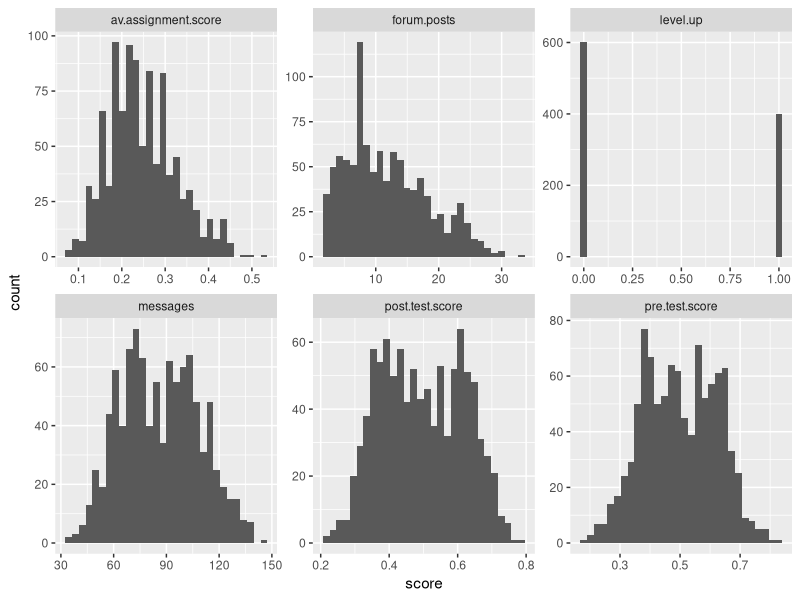
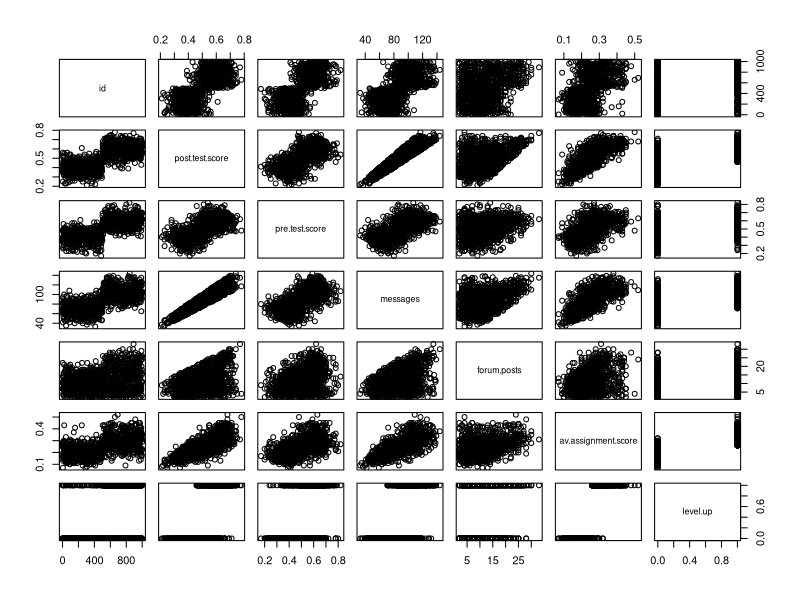
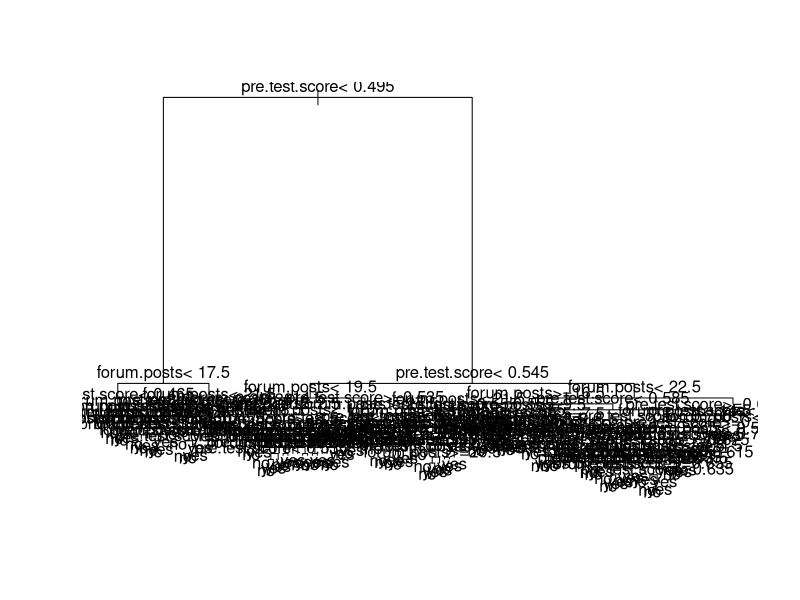
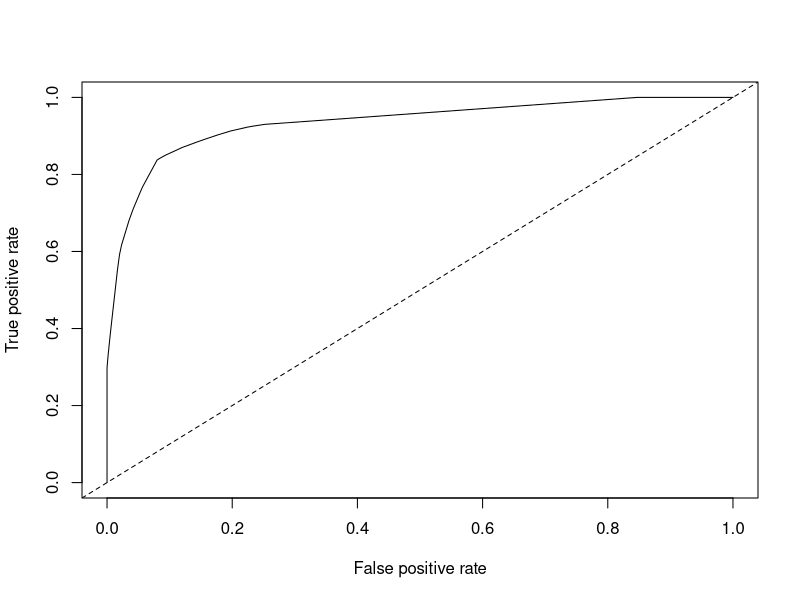
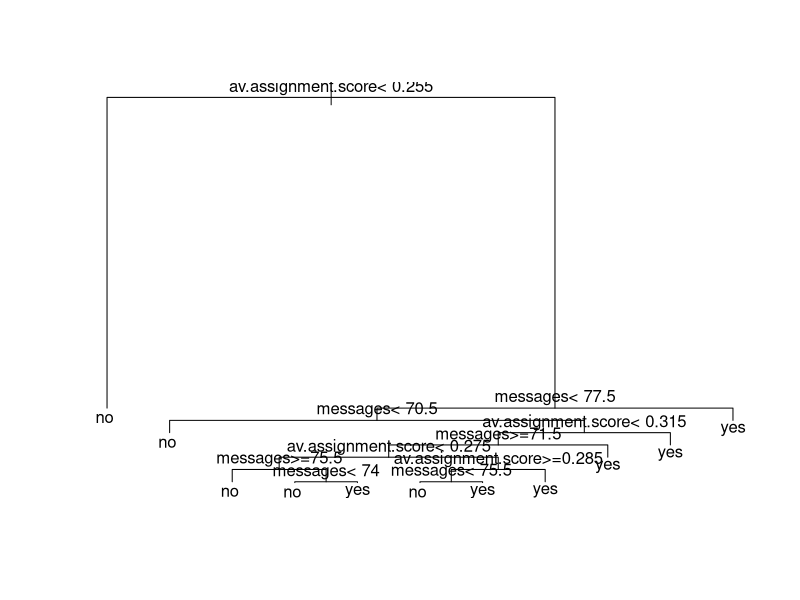
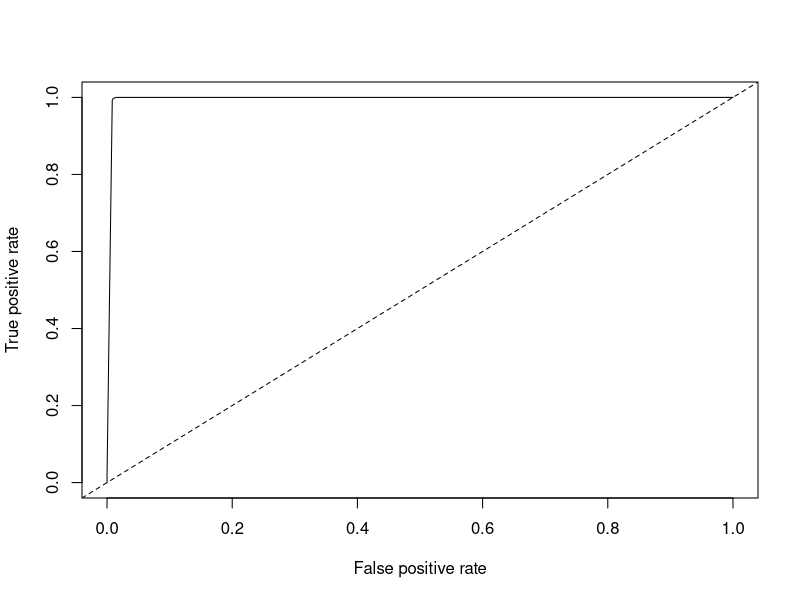

The R script that drew these images, in order:
## ---- chunk 1
D1 <- read.csv("online.data.csv")
## ---- chunk 2
#Start by creating histograms of the distributions for all variables (#HINT: look up "facet" in the ggplot documentation)
library(ggplot2)
library(tidyr)
library(dplyr)
D2 <- select(D1, 1:7)
D2$level.up <- ifelse(D1$level.up == "yes", 1,0)
D3 <- gather(D2, "measure", "score", 2:7)
p1 <- ggplot(D3, aes(score)) + facet_wrap(~measure, scales = "free")
p1 + geom_histogram(start = "count")

#Then visualize the relationships between variables
pairs(D2)

#Try to capture an intution about the data and the relationships

## ---- chunk 3
#Create a classification tree that predicts whether a student "levels up" in the online course using three variables of your choice (As we did last time, set all controls to their minimums)

#Plot and generate a CP table for your tree 
library(rpart)
c.tree1 <- rpart(level.up ~ forum.posts + pre.test.score, method = "class", data = D1, control=rpart.control(minsplit=1, minbucket=1, cp=0.001))
printcp(c.tree1)
plot(c.tree1)
text(c.tree1)

#Generate a probability value that represents the probability that a student levels up based your classification tree 

D1$pred <- predict(c.tree1, type = "prob")[,2]#Last class we used type = "class" which predicted the classification for us, this time we are using type = "prob" to see the probability that our classififcation is based on.
## ---- chunk 4
library(ROCR)

#Plot the curve
pred.detail <- prediction(D1$pred, D1$level.up) 
plot(performance(pred.detail, "tpr", "fpr"))
abline(0, 1, lty = 2)

#Calculate the Area Under the Curve
unlist(slot(performance(pred.detail,"auc"), "y.values"))#Unlist liberates the AUC value from the "performance" object created by ROCR

## ---- chunk 5
#Now repeat this process, but using the variables you did not use for the previous model and compare the plots & results of your two models. 
#This time I use the varibles of messages and average assignment score.
c.tree2 <- rpart(level.up ~ messages + av.assignment.score, method = "class", data = D1, control=rpart.control(minsplit=1, minbucket=1, cp=0.001))
printcp(c.tree2)
plot(c.tree2)
text(c.tree2)
D1$pred2 <- predict(c.tree2, type = "prob")[,2]
pred.detail2 <- prediction(D1$pred2, D1$level.up) 
plot(performance(pred.detail2, "tpr", "fpr"))
abline(0, 1, lty = 2)
unlist(slot(performance(pred.detail2,"auc"), "y.values"))
## ---- chunk 6
#Look at the ROC plot for your first model. Based on this plot choose a probability threshold that balances capturing the most correct predictions against false positives. Then generate a new variable in your data set that classifies each student according to your chosen threshold.

D1$threshold.pred1 <- ifelse(D1$pred >= 0.8, "yes", "no")

#Now generate three diagnostics:

D1$accuracy.model1 <- mean(ifelse(D1$level.up == D1$threshold.pred1, 1, 0))

D1$truepos.model1 <- ifelse(D1$level.up == "yes" & D1$threshold.pred1 == "yes", 1, 0)
D1$falsepos.model1 <- ifelse(D1$level.up == "no" & D1$threshold.pred1 == "yes", 1,0)
D1$falseneg.model1 <- ifelse(D1$level.up == "yes" & D1$threshold.pred1 == "no", 1,0)

D1$precision.model1 <- sum(D1$truepos.model1)/(sum(D1$truepos.model1) + sum(D1$falsepos.model1))


D1$recall.model1 <- sum(D1$truepos.model1)/(sum(D1$truepos.model1) + sum(D1$falseneg.model1))


#Finally, calculate Kappa for your model according to:

#First generate the table of comparisons
table1 <- table(D1$level.up, D1$threshold.pred1)

#Convert to matrix
matrix1 <- as.matrix(table1)

#Calculate kappa
kappa(matrix1, exact = TRUE)/kappa(matrix1)

#Calculate kappa manually (somehow the kappa value above goes beyond 1.00)
po <- (586+247)/(586+247+14+153)
pe <- ((586 + 14)/(586+247+14+153))*((586 + 153)/(586+247+14+153)) + ((14 + 247)/(586+247+14+153))*((153+247)/(586+247+14+153))
kappa <- (po - pe)/(1 - pe)

## ---- chunk 7
#Now choose a different threshold value and repeat these diagnostics. 
D1$threshold.pred2 <- ifelse(D1$pred >= 0.95, "yes", "no")
D1$accuracy.model2 <- mean(ifelse(D1$level.up == D1$threshold.pred2, 1, 0))
D1$truepos.model2 <- ifelse(D1$level.up == "yes" & D1$threshold.pred2 == "yes", 1, 0)
D1$falsepos.model2 <- ifelse(D1$level.up == "no" & D1$threshold.pred2 == "yes", 1,0)
D1$falseneg.model2 <- ifelse(D1$level.up == "yes" & D1$threshold.pred2 == "no", 1,0)
D1$precision.model2 <- sum(D1$truepos.model2)/(sum(D1$truepos.model2) + sum(D1$falsepos.model2))
D1$recall.model2 <- sum(D1$truepos.model2)/(sum(D1$truepos.model2) + sum(D1$falseneg.model2))
table2 <- table(D1$level.up, D1$threshold.pred2)
matrix2 <- as.matrix(table2)
kappa(matrix2, exact = TRUE)/kappa(matrix2)

#Calculate kappa manually (since the kappa value goes over 1.00 again...)
po2 <- (600+119)/(600+119+0+281)
pe2 <- ((600 + 0)/(600+119+0+281))*((600 + 281)/(600+119+0+281)) + ((0 + 119)/(600+119+0+281))*((281+119)/(600+119+0+281))
kappa2 <- (po - pe)/(1 - pe)
#What conclusions can you draw about your two thresholds?
# With the manual calculations, the kappa values for the two thresholds are the same, thus we are indifferent between the two thresholds.
